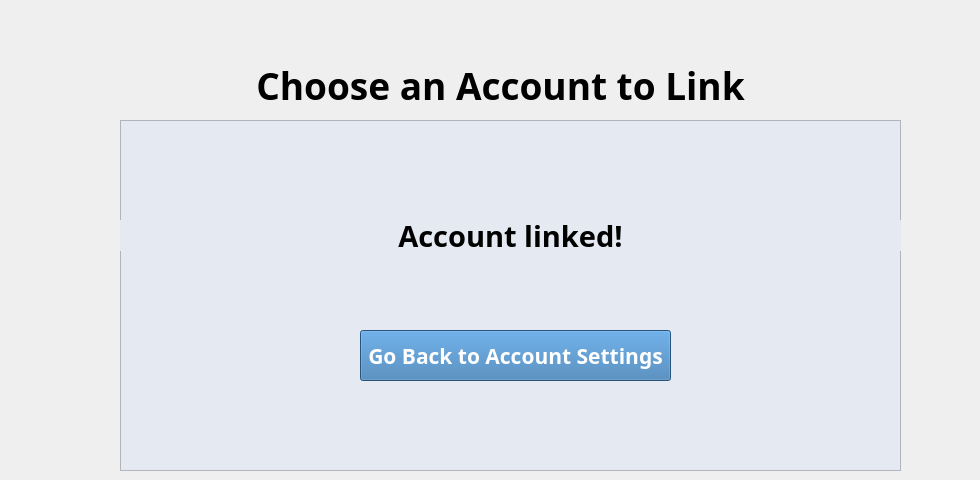
    <widget class="QWidget" name="link_confirmation">
     <widget class="QLabel" name="AccountSettingsHeader_14">
      <property name="geometry">
       <rect>
        <x>30</x>
        <y>50</y>
        <width>941</width>
        <height>71</height>
       </rect>
      </property>
      <property name="font">
       <font>
        <family>Glacial Indifference</family>
        <pointsize>28</pointsize>
        <weight>75</weight>
        <bold>true</bold>
       </font>
      </property>
      <property name="text">
       <string>Choose an Account to Link</string>
      </property>
      <property name="alignment">
       <set>Qt::AlignCenter</set>
      </property>
     </widget>
     <widget class="QFrame" name="frame_6">
      <property name="geometry">
       <rect>
        <x>120</x>
        <y>120</y>
        <width>781</width>
        <height>351</height>
       </rect>
      </property>
      <property name="autoFillBackground">
       <bool>false</bool>
      </property>
      <property name="styleSheet">
       <string notr="true">background-color: rgb(229, 233, 242);</string>
      </property>
      <property name="frameShape">
       <enum>QFrame::StyledPanel</enum>
      </property>
      <property name="frameShadow">
       <enum>QFrame::Raised</enum>
      </property>
      <widget class="QPushButton" name="ConfirmationBackButton">
       <property name="geometry">
        <rect>
         <x>240</x>
         <y>210</y>
         <width>311</width>
         <height>51</height>
        </rect>
       </property>
       <property name="sizePolicy">
        <sizepolicy hsizetype="Minimum" vsizetype="Minimum">
         <horstretch>0</horstretch>
         <verstretch>0</verstretch>
        </sizepolicy>
       </property>
       <property name="minimumSize">
        <size>
         <width>125</width>
         <height>50</height>
        </size>
       </property>
       <property name="font">
        <font>
         <family>Glacial Indifference</family>
         <pointsize>16</pointsize>
         <weight>75</weight>
         <bold>true</bold>
        </font>
       </property>
       <property name="styleSheet">
        <string notr="true">background-color: rgb(54, 118, 176);
color: rgb(255, 255, 255);</string>
       </property>
       <property name="text">
        <string>Go Back to Account Settings</string>
       </property>
      </widget>
      <widget class="QLabel" name="AccountSettingsHeader_16">
       <property name="geometry">
        <rect>
         <x>0</x>
         <y>100</y>
         <width>781</width>
         <height>31</height>
        </rect>
       </property>
       <property name="font">
        <font>
         <family>Glacial Indifference</family>
         <pointsize>22</pointsize>
         <weight>75</weight>
         <bold>true</bold>
        </font>
       </property>
       <property name="text">
        <string>Account linked!</string>
       </property>
       <property name="alignment">
        <set>Qt::AlignCenter</set>
       </property>
      </widget>
     </widget>
    </widget>
